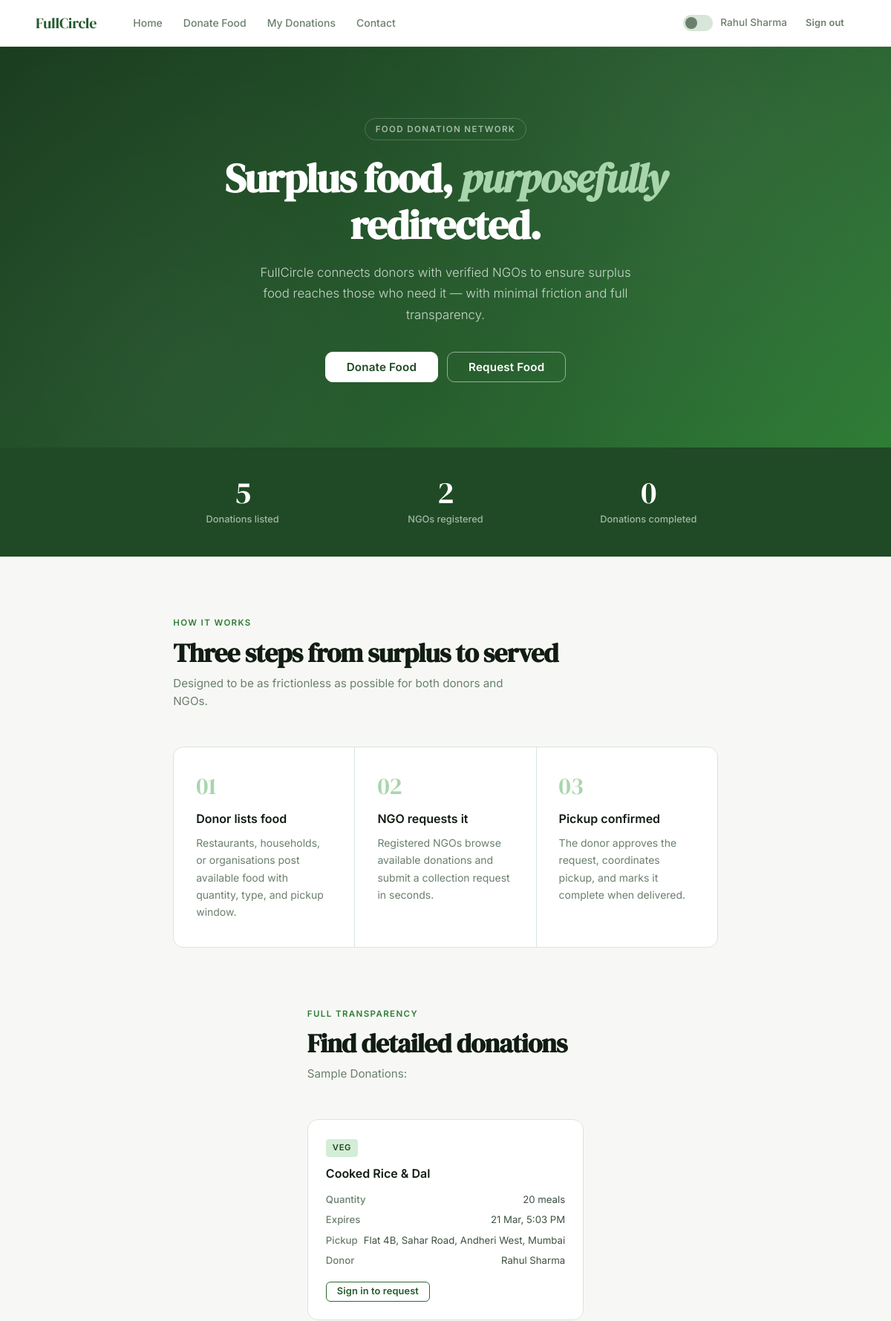
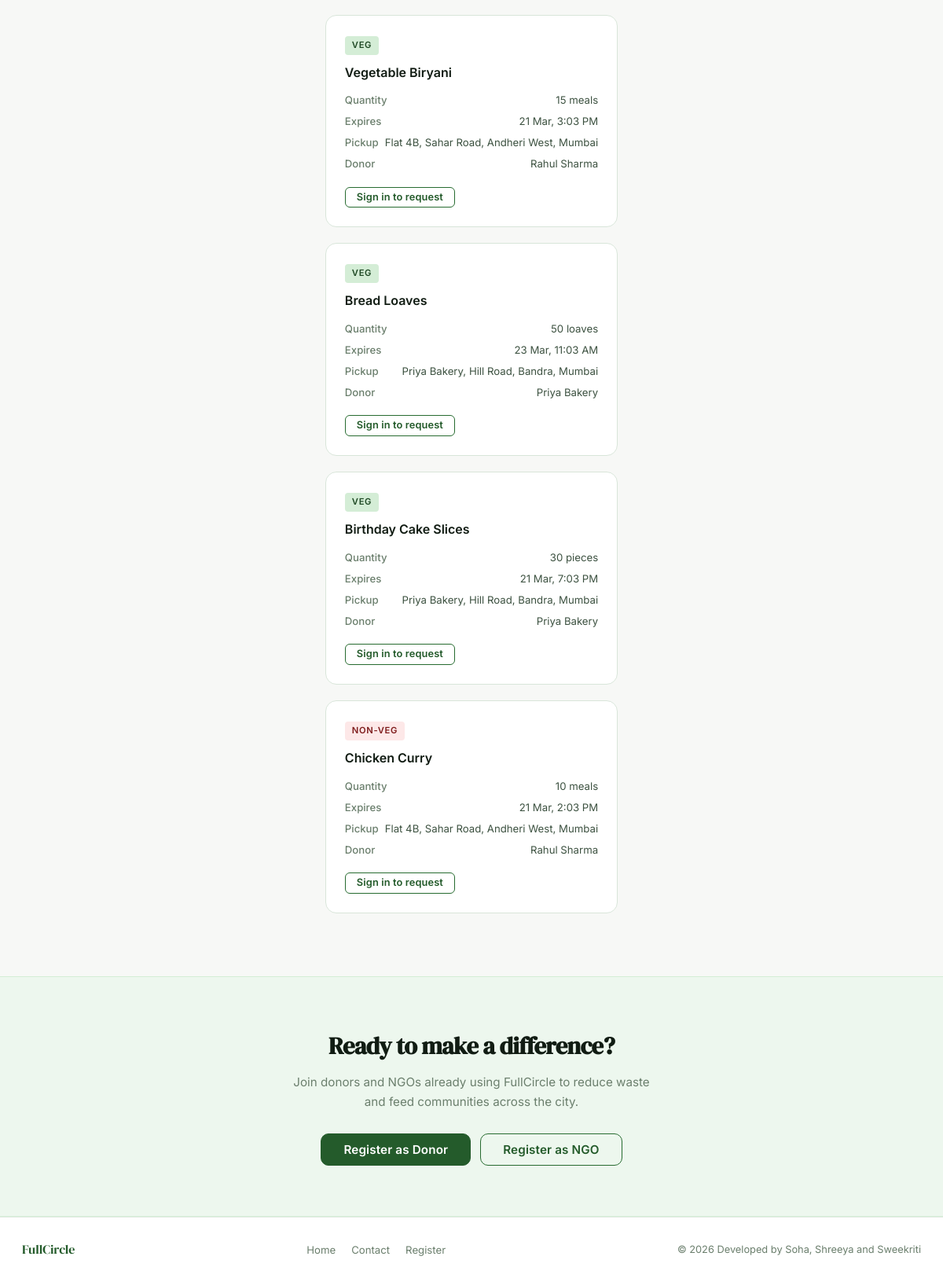
The page / (signed in) on the database its author committed (2 pictures, top to bottom).
### tables this page shows
CREATE TABLE IF NOT EXISTS donations (
    donation_id    INT AUTO_INCREMENT PRIMARY KEY,
    donor_id       INT NOT NULL,
    food_title     VARCHAR(150) NOT NULL,
    description    TEXT,
    quantity       VARCHAR(50) NOT NULL,
    food_type      ENUM('veg','non-veg') DEFAULT 'veg',
    expiry_time    DATETIME NOT NULL,
    pickup_address TEXT NOT NULL,
    status         ENUM('available','requested','completed') DEFAULT 'available',
    created_at     TIMESTAMP DEFAULT CURRENT_TIMESTAMP,
    FOREIGN KEY (donor_id) REFERENCES users(user_id) ON DELETE CASCADE
);

CREATE TABLE IF NOT EXISTS users (
    user_id    INT AUTO_INCREMENT PRIMARY KEY,
    name       VARCHAR(100) NOT NULL,
    email      VARCHAR(100) UNIQUE NOT NULL,
    phone      VARCHAR(15),
    password   VARCHAR(255) NOT NULL,
    role       ENUM('donor','ngo') NOT NULL,
    address    TEXT,
    ngo_name   VARCHAR(150),
    created_at TIMESTAMP DEFAULT CURRENT_TIMESTAMP
);

### index.php (the view, shortened to what this page needs)
<?php
require_once 'includes/db.php';
require_once 'includes/header.php';
$total_donations = $conn->query("SELECT COUNT(*) FROM donations")->fetch_row()[0];
$total_ngos      = $conn->query("SELECT COUNT(*) FROM users WHERE role='ngo'")->fetch_row()[0];
$completed       = $conn->query("SELECT COUNT(*) FROM donations WHERE status='completed'")->fetch_row()[0];
?>
<section class="hero">
  <div class="hero-inner">
    <div class="hero-eyebrow">Food Donation Network</div>
    <h1>Surplus food, <em>purposefully</em><br>redirected.</h1>
    <p class="hero-sub">FullCircle connects donors with verified NGOs to ensure surplus food reaches those who need it — with minimal friction and full transparency.</p>
    <div class="hero-btns">
      <a href="<?= isset($_SESSION['role']) && $_SESSION['role']==='donor' ? $base.'donor/donate_food.php' : $base.'register.php?role=donor' ?>" class="btn btn-hero-light btn-lg">Donate Food</a>
      <a href="<?= isset($_SESSION['role']) && $_SESSION['role']==='ngo'   ? $base.'ngo/request_food.php'  : $base.'register.php?role=ngo' ?>"   class="btn btn-hero-ghost btn-lg">Request Food</a>
    </div>
  </div>
</section>
<div class="stats-strip">
  <div class="stats-inner">
    <div><div class="stat-num" data-count="<?= $total_donations ?>"><?= $total_donations ?></div><div class="stat-label">Donations listed</div></div>
    <div><div class="stat-num" data-count="<?= $total_ngos      ?>"><?= $total_ngos      ?></div><div class="stat-label">NGOs registered</div></div>
    <div><div class="stat-num" data-count="<?= $completed       ?>"><?= $completed       ?></div><div class="stat-label">Donations completed</div></div>
  </div>
</div>
<section class="section">
  <div class="section-label">How it works</div>
  <h2 class="section-title">Three steps from surplus to served</h2>
  <p class="section-sub">Designed to be as frictionless as possible for both donors and NGOs.</p>
  <div class="steps-grid">
    <div class="step-item fade-up">
      <div class="step-num">01</div>
      <h3>Donor lists food</h3>
      <p>Restaurants, households, or organisations post available food with quantity, type, and pickup window.</p>
    </div>
    <div class="step-item fade-up">
      <div class="step-num">02</div>
      <h3>NGO requests it</h3>
      <p>Registered NGOs browse available donations and submit a collection request in seconds.</p>
    </div>
    <div class="step-item fade-up">
      <div class="step-num">03</div>
      <h3>Pickup confirmed</h3>
      <p>The donor approves the request, coordinates pickup, and marks it complete when delivered.</p>
    </div>
  </div>
</section>
<?php
$recent = $conn->query("
  SELECT d.*, u.name AS donor_name
  FROM donations d JOIN users u ON d.donor_id = u.user_id
  WHERE d.status = 'available'
  ORDER BY d.created_at DESC LIMIT 6
");
if ($recent->num_rows > 0):
?>
<section class="section" style="padding-top:0">
  <div class="section-label">Full transparency</div>
  <h2 class="section-title">Find detailed donations</h2>
  <p class="section-sub">Sample Donations:</p>
  <div class="cards-grid">
    <?php while ($d = $recent->fetch_assoc()): ?>
    <div class="card fade-up">
      <span class="card-tag tag-<?= $d['food_type'] === 'veg' ? 'veg' : 'nonveg' ?>"><?= ucfirst($d['food_type']) ?></span>
      <div class="card-title"><?= htmlspecialchars($d['food_title']) ?></div>
      <div class="card-meta">
        <div class="meta-row"><span class="meta-key">Quantity</span><span class="meta-val"><?= htmlspecialchars($d['quantity']) ?></span></div>
        <div class="meta-row"><span class="meta-key">Expires</span><span class="meta-val"><?= date('d M, g:i A', strtotime($d['expiry_time'])) ?></span></div>
        <div class="meta-row"><span class="meta-key">Pickup</span><span class="meta-val"><?= htmlspecialchars(mb_strimwidth($d['pickup_address'],0,45,'...')) ?></span></div>
        <div class="meta-row"><span class="meta-key">Donor</span><span class="meta-val"><?= htmlspecialchars($d['donor_name']) ?></span></div>
      </div>
      <div class="card-actions">
        <?php if (isset($_SESSION['role']) && $_SESSION['role'] === 'ngo'): ?>
          <a href="<?= $base ?>ngo/request_food.php?request=<?= $d['donation_id'] ?>" class="btn btn-primary btn-sm">Request</a>
        <?php else: ?>
          <a href="<?= $base ?>register.php?role=ngo" class="btn btn-outline btn-sm">Sign in to request</a>
        <?php endif; ?>
      </div>
    </div>
    <?php endwhile; ?>
  </div>
</section>
<?php endif; ?>
<div class="cta-band">
  <h2>Ready to make a difference?</h2>
  <p>Join donors and NGOs already using FullCircle to reduce waste and feed communities across the city.</p>
  <div style="display:flex;gap:12px;justify-content:center;flex-wrap:wrap;">
    <a href="<?= $base ?>register.php?role=donor" class="btn btn-primary btn-lg">Register as Donor</a>
    <a href="<?= $base ?>register.php?role=ngo"   class="btn btn-outline  btn-lg">Register as NGO</a>
  </div>
</div>
<?php require_once 'includes/footer.php'; ?>

### rows shown on the page
donations: food_type "VEG", food_title "Cooked Rice & Dal", quantity "20 meals", expiry_time "21 Mar, 5:03 PM", pickup_address "Flat 4B, Sahar Road, Andheri West, Mumbai", donor.name "Rahul Sharma"
donations: food_type "VEG", food_title "Vegetable Biryani", quantity "15 meals", expiry_time "21 Mar, 3:03 PM", pickup_address "Flat 4B, Sahar Road, Andheri West, Mumbai", donor.name "Rahul Sharma"
donations: food_type "VEG", food_title "Bread Loaves", quantity "50 loaves", expiry_time "23 Mar, 11:03 AM", pickup_address "Priya Bakery, Hill Road, Bandra, Mumbai", donor.name "Priya Bakery"
donations: food_type "VEG", food_title "Birthday Cake Slices", quantity "30 pieces", expiry_time "21 Mar, 7:03 PM", pickup_address "Priya Bakery, Hill Road, Bandra, Mumbai", donor.name "Priya Bakery"
donations: food_type "NON-VEG", food_title "Chicken Curry", quantity "10 meals", expiry_time "21 Mar, 2:03 PM", pickup_address "Flat 4B, Sahar Road, Andheri West, Mumbai", donor.name "Rahul Sharma"

### other values the page prints
$user['name'] "Rahul Sharma"
$total_donations "5"
$total_ngos "2"
$completed "0"
